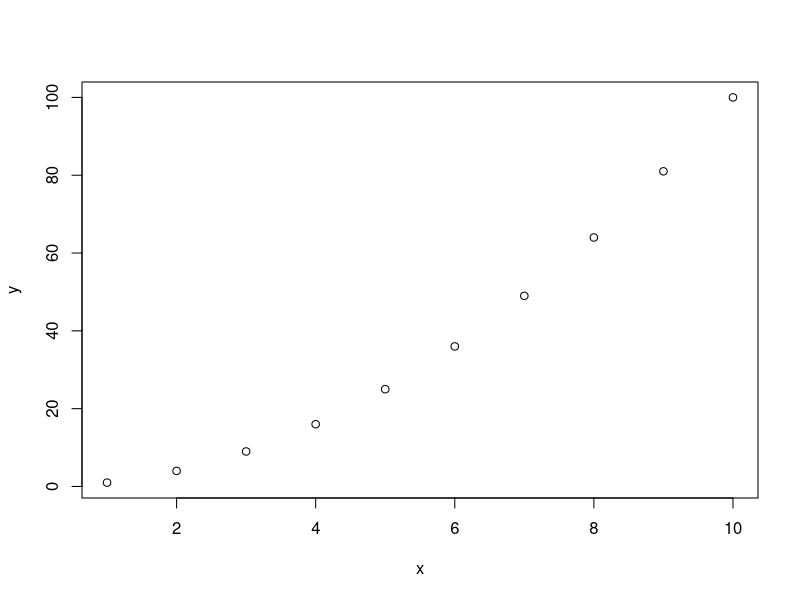
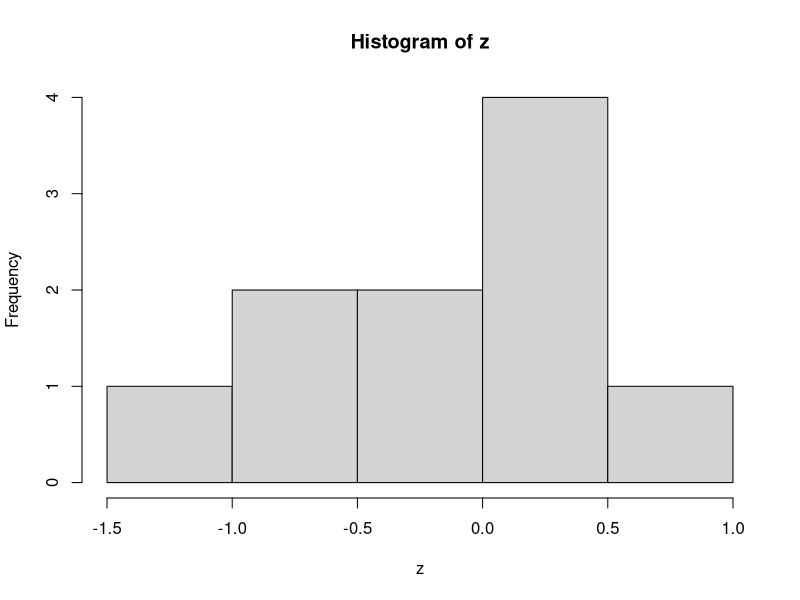

R code for these plots, in order:
## ---- chunk 1
# some R code
2 + 2
## ---- chunk 2
# some R code
2 + 2
## ---- chunk 3
# some R code
2 + 2
## ---- chunk 4
# First column of R code
x <- 1:10
y <- x^2
plot(x, y)
## ---- chunk 5
# Second column of R code 
z <- rnorm(10) 
hist(z) 
